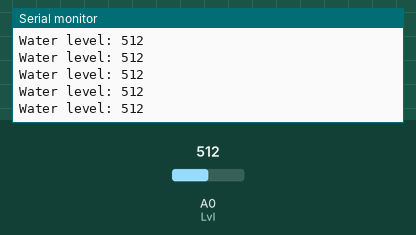
This sketch was run on a simulated Arduino Uno, built with avr-gcc and run on an emulated ATmega328P. Parts: the last lines printed to the serial monitor. The test bench sets the inputs (shaded band); at power-on: A0 (Lvl) = 512.

Above: at 1.2 s.
1.3 s: A0 (Lvl) set to 716
At 1.56 s:
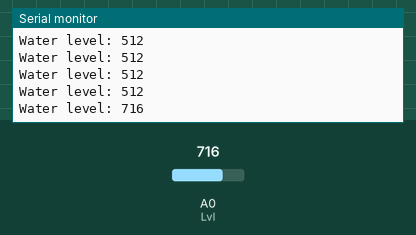
2.8 s: A0 (Lvl) set to 900
At 2.96 s:
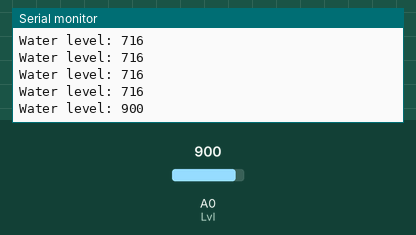
Timing chart, 0 to 5.8 s (numbered marks = the images above; inputs shaded):
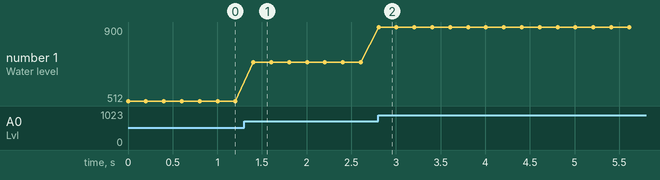

The sketch:

3_Water_Level_Analog.ino
```cpp
//Arduino Code - Water Level

int Lvl = A0; //Define the Analog pin# on the Arduino for the level sensor signal

void setup() {
Serial.begin(9600); // Start the serial communication
}

void loop() {
int water_lvl=analogRead(Lvl);
Serial.print("Water level: ");
Serial.println(water_lvl);
delay(200);
}
```

Measured:
- after the input at 1.3 s, the serial monitor: prints a new line after 0.10 s (image 1)
- after the input at 2.8 s, the serial monitor: prints a new line at once (image 2)
- plotted number 1: 512 → 716 after the input at 1.3 s, 716 → 900 after the input at 2.8 s
